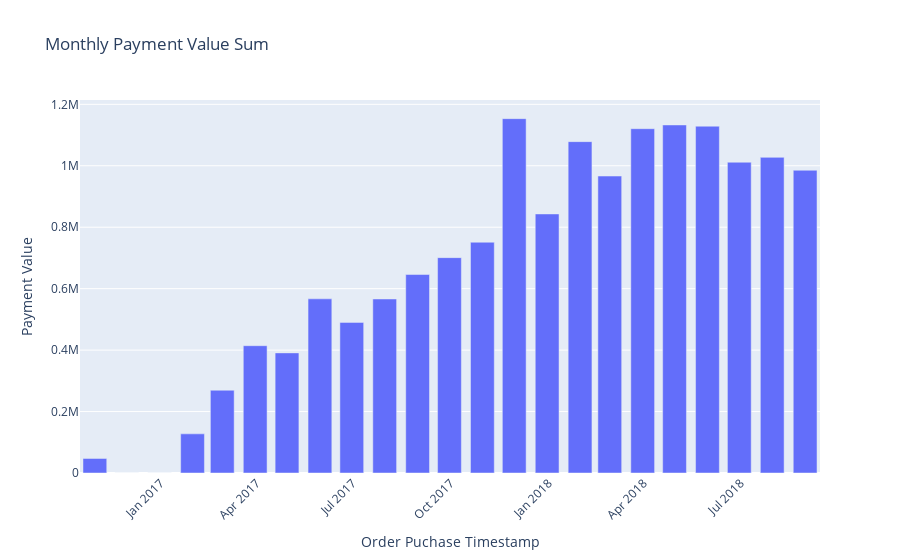

Notebook cell for this chart:
### Code cell
import plotly.express as px

fig = px.bar(
    x=merged_order_payment_month.index,
    y=merged_order_payment_month["payment_value"],
    title="Monthly Payment Value Sum",
    labels = {
        "x":"Order Puchase Timestamp",
        "y":"Payment Value"
    }
)

fig.update_layout(xaxis_tickangle=-45)

fig.show()

### Figure 1 — Plotly figure (JSON) as saved in the notebook; plotly's stock layout.template omitted (floating-point values rounded to 4 significant figures)
{"data": [{"alignmentgroup": "True", "hovertemplate": "Order Puchase Timestamp=%{x}<br>Payment Value=%{y}<extra></extra>", "legendgroup": "", "marker": {"color": "#636efa", "pattern": {"shape": ""}}, "name": "", "offsetgroup": "", "orientation": "v", "showlegend": false, "textposition": "auto", "type": "bar", "x": ["2016-10-31T00:00:00", "2016-11-30T00:00:00", "2016-12-31T00:00:00", "2017-01-31T00:00:00", "2017-02-28T00:00:00", "2017-03-31T00:00:00", "2017-04-30T00:00:00", "2017-05-31T00:00:00", "2017-06-30T00:00:00", "2017-07-31T00:00:00", "2017-08-31T00:00:00", "2017-09-30T00:00:00", "2017-10-31T00:00:00", "2017-11-30T00:00:00", "2017-12-31T00:00:00", "2018-01-31T00:00:00", "2018-02-28T00:00:00", "2018-03-31T00:00:00", "2018-04-30T00:00:00", "2018-05-31T00:00:00", "2018-06-30T00:00:00", "2018-07-31T00:00:00", "2018-08-31T00:00:00"], "xaxis": "x", "y": [47270.0, 0, 19.62, 127400.0, 269500.0, 414400.0, 391000.0, 566900.0, 490200.0, 566400.0, 646000.0, 701000.0, 751100.0, 1153000.0, 843200.0, 1079000.0, 966600.0, 1120678, 1133000.0, 1129000.0, 1012000.0, 1027000.0, 985400.0], "yaxis": "y"}], "layout": {"barmode": "relative", "legend": {"tracegroupgap": 0}, "title": {"text": "Monthly Payment Value Sum"}, "xaxis": {"anchor": "y", "domain": [0, 1], "tickangle": -45, "title": {"text": "Order Puchase Timestamp"}}, "yaxis": {"anchor": "x", "domain": [0, 1], "title": {"text": "Payment Value"}}}}
